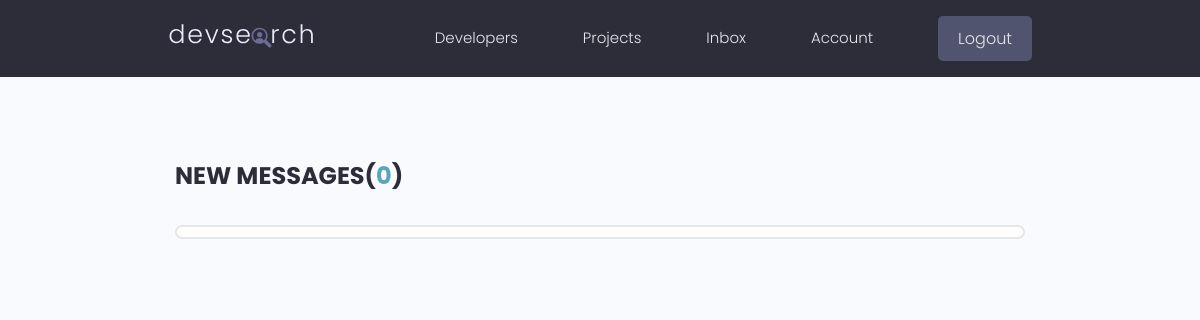
Before: /inbox/ (signed in) with the older database file.
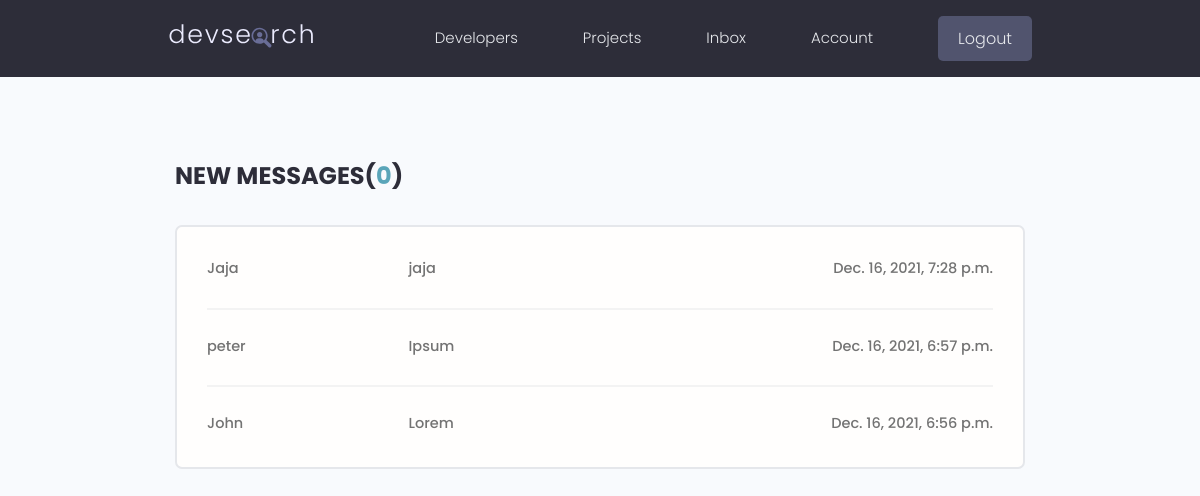
After: the same page with the newer database file.
### users/models.py (models this page shows, shortened)
class Message(models.Model):
    sender = models.ForeignKey(Profile, on_delete=models.SET_NULL, null=True, blank=True)
    recipient = models.ForeignKey(Profile, on_delete=models.SET_NULL, null=True, blank=True, related_name="messages")
    name = models.CharField(max_length=200,null=True,blank=True)
    email = models.EmailField(max_length=200,null=True,blank=True)
    subject = models.CharField(max_length=200,null=True,blank=True)
    body = models.TextField()
    is_read = models.BooleanField(default=False, null=True)
    created = models.DateTimeField(auto_now_add=True)
    id = models.UUIDField(default=uuid.uuid4, unique=True, primary_key=True, editable=False)
    class Meta:
        ordering = ['is_read', '-created']

### users/views.py (the view)
# urls.py: path('inbox/',views.inbox,name="inbox"),
@login_required(login_url='login')
def inbox(request):
    profile = request.user.profile
    messageRequests = profile.messages.all()
    unreadCount = messageRequests.filter(is_read=False).count()
    context = {'messageRequests': messageRequests, 'unreadCount': unreadCount}
    return render(request, 'users/inbox.html', context)

### users/templates/users/inbox.html
{% extends 'main.html' %}
{% block content %}
<main class="inbox my-xl">
    <div class="content-box">
        <h3 class="inbox__title">New Messages(<span>{{ unreadCount }}</span>)</h3>
        <ul class="messages">
            {% for message in messageRequests %}
                {% if message.is_read == False %}
            <li class="message message--unread">
                {% else %}
                    <li class="message">
                {% endif %}
                <a href="{% url 'message' message.id %}">
                    <span class="message__author">{{ message.name }}</span>
                    <span class="message__subject">{{ message.subject}}</span>
                    <span class="message__date">{{ message.created }}</span>
                </a>
            </li>
            {% endfor %}
        </ul>
    </div>
</main>
{% endblock content %}

Changed rows visible on the page:
added Message: name "Jaja", subject "jaja", created "Dec. 16, 2021, 7:28 p.m."
added Message: name "peter", subject "Ipsum", created "Dec. 16, 2021, 6:57 p.m."
added Message: name "John", subject "Lorem", created "Dec. 16, 2021, 6:56 p.m."
